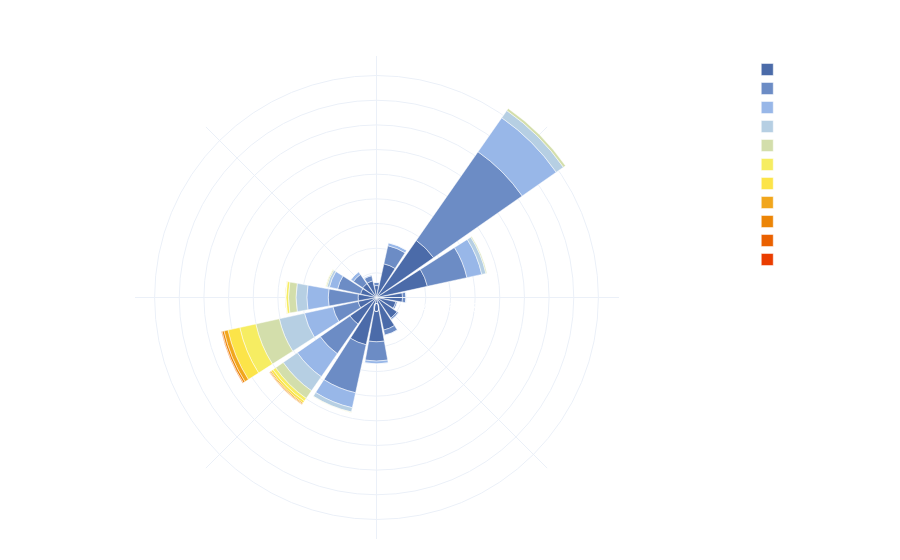

Source (notebook cell):
### Code cell
from ladybug.datatype.speed import WindSpeed
from ladybug.datatype.angle import WindDirection


def wind_plot(wind_avg, wind_direction):
    analysis_period = AnalysisPeriod.from_start_end_datetime(
        DateTime(1, 1, 0, 0), DateTime(12, 31, 23, 0), 1
    )
    header_wind = Header(WindSpeed(), "m/s", analysis_period, metadata=None)
    header_wind_direction = Header(
        WindDirection(), "degrees", analysis_period, metadata=None
    )

    data_wind = HourlyContinuousCollection(header_wind, wind_avg.tolist())
    data_wind_direction = HourlyContinuousCollection(
        header_wind_direction, wind_direction.tolist()
    )

    lb_wind_rose = WindRose(data_wind_direction, data_wind)
    fig = lb_wind_rose.plot()

    fig.update_layout(
        legend_bgcolor="rgba(0,0,0,0)",
        paper_bgcolor="rgba(0,0,0,0)",
        font=dict(color="white"),
        polar=dict(
            bgcolor="rgba(0, 0, 0,0)",
            angularaxis=dict(
                linewidth=2,
                showline=True,
                linecolor="white",
            ),
        ),
    )
    return fig


fig = wind_plot(wind_avg, wind_direction)
fig.show()


with open("public/data/WindChart.json", "w") as f:
    f.write(json.dumps(fig, cls=PlotlyJSONEncoder))

### Figure 1 — Plotly figure (JSON) as saved in the notebook; plotly's stock layout.template omitted (floating-point values rounded to 4 significant figures)
{"data": [{"hovertemplate": "frequency: %{r:.2f}%<br>direction: %{theta:.2f}° deg<br>", "marker": {"color": "#4B6BA9"}, "name": "0.1 - 1.44 m/s", "r": [0.9703, 2.797, 5.639, 4.224, 2.112, 1.61, 2.032, 2.705, 3.596, 3.927, 2.626, 1.53, 1.495, 1.324, 1.37, 1.381], "text": ["North", "N-N-E", "N-E", "E-N-E", "East", "E-S-E", "S-E", "S-S-E", "South", "S-S-W", "S-W", "W-S-W", "West", "W-N-W", "N-W", "N-N-W"], "theta": [0.0, 22.5, 45.0, 67.5, 90.0, 112.5, 135.0, 157.5, 180.0, 202.5, 225.0, 247.5, 270.0, 292.5, 315.0, 337.5], "type": "barpolar"}, {"hovertemplate": "frequency: %{r:.2f}%<br>direction: %{theta:.2f}° deg<br>", "marker": {"color": "#6C8CC5"}, "name": "1.44 - 2.78 m/s", "r": [0.2511, 1.507, 8.767, 3.288, 0.274, 0.1256, 0.137, 0.4224, 1.564, 3.984, 2.934, 2.089, 2.42, 1.906, 0.9132, 0.4338], "text": ["North", "N-N-E", "N-E", "E-N-E", "East", "E-S-E", "S-E", "S-S-E", "South", "S-S-W", "S-W", "W-S-W", "West", "W-N-W", "N-W", "N-N-W"], "theta": [0.0, 22.5, 45.0, 67.5, 90.0, 112.5, 135.0, 157.5, 180.0, 202.5, 225.0, 247.5, 270.0, 292.5, 315.0, 337.5], "type": "barpolar"}, {"hovertemplate": "frequency: %{r:.2f}%<br>direction: %{theta:.2f}° deg<br>", "marker": {"color": "#98B7E8"}, "name": "2.78 - 4.12 m/s", "r": [0.02283, 0.2397, 3.368, 1.233, 0.04566, 0.01142, 0.02283, 0.03425, 0.2283, 1.244, 2.272, 2.363, 1.735, 0.6849, 0.2511, 0.05708], "text": ["North", "N-N-E", "N-E", "E-N-E", "East", "E-S-E", "S-E", "S-S-E", "South", "S-S-W", "S-W", "W-S-W", "West", "W-N-W", "N-W", "N-N-W"], "theta": [0.0, 22.5, 45.0, 67.5, 90.0, 112.5, 135.0, 157.5, 180.0, 202.5, 225.0, 247.5, 270.0, 292.5, 315.0, 337.5], "type": "barpolar"}, {"hovertemplate": "frequency: %{r:.2f}%<br>direction: %{theta:.2f}° deg<br>", "marker": {"color": "#B6CFE3"}, "name": "4.12 - 5.46 m/s", "r": [0.0, 0.01142, 0.7078, 0.3425, 0.01142, 0.0, 0.0, 0.0, 0.01142, 0.3539, 1.393, 2.089, 0.879, 0.1941, 0.01142, 0.0], "text": ["North", "N-N-E", "N-E", "E-N-E", "East", "E-S-E", "S-E", "S-S-E", "South", "S-S-W", "S-W", "W-S-W", "West", "W-N-W", "N-W", "N-N-W"], "theta": [0.0, 22.5, 45.0, 67.5, 90.0, 112.5, 135.0, 157.5, 180.0, 202.5, 225.0, 247.5, 270.0, 292.5, 315.0, 337.5], "type": "barpolar"}, {"hovertemplate": "frequency: %{r:.2f}%<br>direction: %{theta:.2f}° deg<br>", "marker": {"color": "#D3DEAB"}, "name": "5.46 - 6.8 m/s", "r": [0.0, 0.0, 0.2055, 0.07991, 0.0, 0.0, 0.0, 0.0, 0.0, 0.04566, 0.7534, 1.952, 0.6164, 0.09132, 0.0, 0.0], "text": ["North", "N-N-E", "N-E", "E-N-E", "East", "E-S-E", "S-E", "S-S-E", "South", "S-S-W", "S-W", "W-S-W", "West", "W-N-W", "N-W", "N-N-W"], "theta": [0.0, 22.5, 45.0, 67.5, 90.0, 112.5, 135.0, 157.5, 180.0, 202.5, 225.0, 247.5, 270.0, 292.5, 315.0, 337.5], "type": "barpolar"}, {"hovertemplate": "frequency: %{r:.2f}%<br>direction: %{theta:.2f}° deg<br>", "marker": {"color": "#F6ED62"}, "name": "6.8 - 8.14 m/s", "r": [0.0, 0.0, 0.0, 0.0, 0.0, 0.0, 0.0, 0.0, 0.0, 0.01142, 0.2626, 1.336, 0.2055, 0.02283, 0.0, 0.0], "text": ["North", "N-N-E", "N-E", "E-N-E", "East", "E-S-E", "S-E", "S-S-E", "South", "S-S-W", "S-W", "W-S-W", "West", "W-N-W", "N-W", "N-N-W"], "theta": [0.0, 22.5, 45.0, 67.5, 90.0, 112.5, 135.0, 157.5, 180.0, 202.5, 225.0, 247.5, 270.0, 292.5, 315.0, 337.5], "type": "barpolar"}, {"hovertemplate": "frequency: %{r:.2f}%<br>direction: %{theta:.2f}° deg<br>", "marker": {"color": "#FCE449"}, "name": "8.14 - 9.48 m/s", "r": [0.0, 0.0, 0.0, 0.0, 0.0, 0.0, 0.0, 0.0, 0.0, 0.0, 0.1941, 0.9817, 0.03425, 0.0, 0.0, 0.0], "text": ["North", "N-N-E", "N-E", "E-N-E", "East", "E-S-E", "S-E", "S-S-E", "South", "S-S-W", "S-W", "W-S-W", "West", "W-N-W", "N-W", "N-N-W"], "theta": [0.0, 22.5, 45.0, 67.5, 90.0, 112.5, 135.0, 157.5, 180.0, 202.5, 225.0, 247.5, 270.0, 292.5, 315.0, 337.5], "type": "barpolar"}, {"hovertemplate": "frequency: %{r:.2f}%<br>direction: %{theta:.2f}° deg<br>", "marker": {"color": "#F1A61C"}, "name": "9.48 - 10.82 m/s", "r": [0.0, 0.0, 0.0, 0.0, 0.0, 0.0, 0.0, 0.0, 0.0, 0.0, 0.09132, 0.3311, 0.01142, 0.0, 0.0, 0.0], "text": ["North", "N-N-E", "N-E", "E-N-E", "East", "E-S-E", "S-E", "S-S-E", "South", "S-S-W", "S-W", "W-S-W", "West", "W-N-W", "N-W", "N-N-W"], "theta": [0.0, 22.5, 45.0, 67.5, 90.0, 112.5, 135.0, 157.5, 180.0, 202.5, 225.0, 247.5, 270.0, 292.5, 315.0, 337.5], "type": "barpolar"}, {"hovertemplate": "frequency: %{r:.2f}%<br>direction: %{theta:.2f}° deg<br>", "marker": {"color": "#EC8506"}, "name": "10.82 - 12.16 m/s", "r": [0.0, 0.0, 0.0, 0.0, 0.0, 0.0, 0.0, 0.0, 0.0, 0.0, 0.06849, 0.1598, 0.0, 0.0, 0.0, 0.0], "text": ["North", "N-N-E", "N-E", "E-N-E", "East", "E-S-E", "S-E", "S-S-E", "South", "S-S-W", "S-W", "W-S-W", "West", "W-N-W", "N-W", "N-N-W"], "theta": [0.0, 22.5, 45.0, 67.5, 90.0, 112.5, 135.0, 157.5, 180.0, 202.5, 225.0, 247.5, 270.0, 292.5, 315.0, 337.5], "type": "barpolar"}, {"hovertemplate": "frequency: %{r:.2f}%<br>direction: %{theta:.2f}° deg<br>", "marker": {"color": "#EA6100"}, "name": "12.16 - 13.5 m/s", "r": [0.0, 0.0, 0.0, 0.0, 0.0, 0.0, 0.0, 0.0, 0.0, 0.0, 0.02283, 0.05708, 0.0, 0.0, 0.0, 0.0], "text": ["North", "N-N-E", "N-E", "E-N-E", "East", "E-S-E", "S-E", "S-S-E", "South", "S-S-W", "S-W", "W-S-W", "West", "W-N-W", "N-W", "N-N-W"], "theta": [0.0, 22.5, 45.0, 67.5, 90.0, 112.5, 135.0, 157.5, 180.0, 202.5, 225.0, 247.5, 270.0, 292.5, 315.0, 337.5], "type": "barpolar"}, {"hovertemplate": "frequency: %{r:.2f}%<br>direction: %{theta:.2f}° deg<br>", "marker": {"color": "#EA3D00"}, "name": "13.5 - inf m/s", "r": [0.0, 0.0, 0.0, 0.0, 0.0, 0.0, 0.0, 0.0, 0.0, 0.0, 0.0, 0.0, 0.0, 0.0, 0.0, 0.0], "text": ["North", "N-N-E", "N-E", "E-N-E", "East", "E-S-E", "S-E", "S-S-E", "South", "S-S-W", "S-W", "W-S-W", "West", "W-N-W", "N-W", "N-N-W"], "theta": [0.0, 22.5, 45.0, 67.5, 90.0, 112.5, 135.0, 157.5, 180.0, 202.5, 225.0, 247.5, 270.0, 292.5, 315.0, 337.5], "type": "barpolar"}], "layout": {"autosize": true, "dragmode": false, "font": {"color": "white"}, "legend": {"bgcolor": "rgba(0,0,0,0)"}, "margin": {"b": 20, "l": 20, "r": 20, "t": 55}, "paper_bgcolor": "rgba(0,0,0,0)", "polar": {"angularaxis": {"direction": "clockwise", "linecolor": "white", "linewidth": 2, "rotation": 90, "showline": true}, "bgcolor": "rgba(0, 0, 0,0)"}, "title": {}}}
